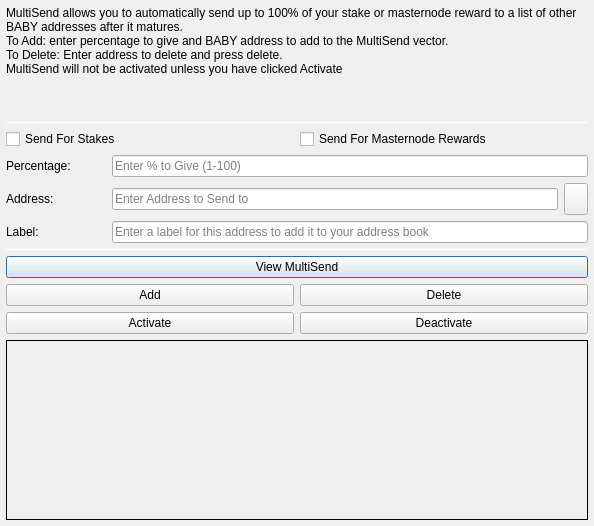
<?xml version="1.0" encoding="UTF-8"?>
<ui version="4.0">
 <class>MultiSendDialog</class>
 <widget class="QDialog" name="MultiSendDialog">
  <property name="windowModality">
   <enum>Qt::NonModal</enum>
  </property>
  <property name="geometry">
   <rect>
    <x>0</x>
    <y>0</y>
    <width>594</width>
    <height>526</height>
   </rect>
  </property>
  <property name="windowTitle">
   <string>MultiSend</string>
  </property>
  <layout class="QVBoxLayout" name="verticalLayout" stretch="0">
   <property name="leftMargin">
    <number>6</number>
   </property>
   <property name="topMargin">
    <number>6</number>
   </property>
   <property name="rightMargin">
    <number>6</number>
   </property>
   <property name="bottomMargin">
    <number>6</number>
   </property>
   <item>
    <layout class="QVBoxLayout" name="verticalLayout_Main" stretch="1,1,1,0,1,1,1">
     <item>
      <widget class="QLabel" name="label_2">
       <property name="lineWidth">
        <number>1</number>
       </property>
       <property name="text">
        <string>MultiSend allows you to automatically send up to 100% of your stake or masternode reward to a list of other BABY addresses after it matures.
To Add: enter percentage to give and BABY address to add to the MultiSend vector.
To Delete: Enter address to delete and press delete.
MultiSend will not be activated unless you have clicked Activate</string>
       </property>
       <property name="alignment">
        <set>Qt::AlignLeading|Qt::AlignLeft|Qt::AlignTop</set>
       </property>
       <property name="wordWrap">
        <bool>true</bool>
       </property>
      </widget>
     </item>
     <item>
      <widget class="Line" name="line">
       <property name="minimumSize">
        <size>
         <width>0</width>
         <height>1</height>
        </size>
       </property>
       <property name="maximumSize">
        <size>
         <width>16777215</width>
         <height>1</height>
        </size>
       </property>
       <property name="orientation">
        <enum>Qt::Horizontal</enum>
       </property>
      </widget>
     </item>
     <item>
      <layout class="QVBoxLayout" name="verticalLayout_Settings">
       <item>
        <layout class="QHBoxLayout" name="horizontalLayout">
         <item>
          <widget class="QCheckBox" name="multiSendStakeCheckBox">
           <property name="text">
            <string>Send For Stakes</string>
           </property>
          </widget>
         </item>
         <item>
          <widget class="QCheckBox" name="multiSendMasternodeCheckBox">
           <property name="text">
            <string>Send For Masternode Rewards</string>
           </property>
          </widget>
         </item>
        </layout>
       </item>
       <item>
        <layout class="QHBoxLayout" name="horizontalLayout_6">
         <item>
          <widget class="QLabel" name="label">
           <property name="minimumSize">
            <size>
             <width>100</width>
             <height>0</height>
            </size>
           </property>
           <property name="toolTip">
            <string>Percentage of stake to send</string>
           </property>
           <property name="text">
            <string>Percentage:</string>
           </property>
          </widget>
         </item>
         <item>
          <widget class="QLineEdit" name="multiSendPercentEdit">
           <property name="toolTip">
            <string>Enter whole numbers 1 - 100</string>
           </property>
           <property name="placeholderText">
            <string>Enter % to Give (1-100)</string>
           </property>
          </widget>
         </item>
        </layout>
       </item>
       <item>
        <layout class="QHBoxLayout" name="horizontalLayout_7">
         <item>
          <widget class="QLabel" name="label_5">
           <property name="minimumSize">
            <size>
             <width>100</width>
             <height>0</height>
            </size>
           </property>
           <property name="toolTip">
            <string>Address to send portion of stake to</string>
           </property>
           <property name="text">
            <string>Address:</string>
           </property>
          </widget>
         </item>
         <item>
          <widget class="QLineEdit" name="multiSendAddressEdit">
           <property name="toolTip">
            <string/>
           </property>
           <property name="placeholderText">
            <string>Enter Address to Send to</string>
           </property>
          </widget>
         </item>
         <item>
          <widget class="QToolButton" name="addressBookButton">
           <property name="maximumSize">
            <size>
             <width>16777215</width>
             <height>32</height>
            </size>
           </property>
           <property name="toolTip">
            <string>Choose an address from the address book</string>
           </property>
           <property name="text">
            <string/>
           </property>
           <property name="icon">
            <iconset resource="../baby.qrc">
             <normaloff>:/icons/address-book</normaloff>:/icons/address-book</iconset>
           </property>
           <property name="shortcut">
            <string>Alt+A</string>
           </property>
          </widget>
         </item>
        </layout>
       </item>
      </layout>
     </item>
     <item>
      <layout class="QHBoxLayout" name="horizontalLayout_3">
       <item>
        <widget class="QLabel" name="label_3">
         <property name="minimumSize">
          <size>
           <width>100</width>
           <height>0</height>
          </size>
         </property>
         <property name="text">
          <string>Label:</string>
         </property>
        </widget>
       </item>
       <item>
        <widget class="QLineEdit" name="labelAddressLabelEdit">
         <property name="placeholderText">
          <string>Enter a label for this address to add it to your address book</string>
         </property>
        </widget>
       </item>
      </layout>
     </item>
     <item>
      <widget class="Line" name="line_2">
       <property name="minimumSize">
        <size>
         <width>0</width>
         <height>1</height>
        </size>
       </property>
       <property name="maximumSize">
        <size>
         <width>16777215</width>
         <height>1</height>
        </size>
       </property>
       <property name="orientation">
        <enum>Qt::Horizontal</enum>
       </property>
      </widget>
     </item>
     <item>
      <layout class="QVBoxLayout" name="verticalLayout_Buttons">
       <item>
        <layout class="QHBoxLayout" name="horizontalLayout_4">
         <item>
          <widget class="QPushButton" name="viewButton">
           <property name="toolTip">
            <string/>
           </property>
           <property name="statusTip">
            <string>View MultiSend Vector</string>
           </property>
           <property name="text">
            <string>View MultiSend</string>
           </property>
          </widget>
         </item>
        </layout>
       </item>
       <item>
        <layout class="QHBoxLayout" name="horizontalLayout_2">
         <item>
          <widget class="QPushButton" name="addButton">
           <property name="toolTip">
            <string/>
           </property>
           <property name="statusTip">
            <string>Add to MultiSend Vector</string>
           </property>
           <property name="text">
            <string>Add</string>
           </property>
          </widget>
         </item>
         <item>
          <widget class="QPushButton" name="deleteButton">
           <property name="toolTip">
            <string/>
           </property>
           <property name="statusTip">
            <string>Delete Address From MultiSend Vector</string>
           </property>
           <property name="text">
            <string>Delete</string>
           </property>
          </widget>
         </item>
        </layout>
       </item>
       <item>
        <layout class="QHBoxLayout" name="horizontalLayout_5">
         <item>
          <widget class="QPushButton" name="activateButton">
           <property name="statusTip">
            <string>Activate MultiSend</string>
           </property>
           <property name="text">
            <string>Activate</string>
           </property>
          </widget>
         </item>
         <item>
          <widget class="QPushButton" name="disableButton">
           <property name="statusTip">
            <string>Deactivate MultiSend</string>
           </property>
           <property name="text">
            <string>Deactivate</string>
           </property>
          </widget>
         </item>
        </layout>
       </item>
      </layout>
     </item>
     <item>
      <widget class="QLabel" name="message">
       <property name="minimumSize">
        <size>
         <width>0</width>
         <height>180</height>
        </size>
       </property>
       <property name="frameShape">
        <enum>QFrame::Panel</enum>
       </property>
       <property name="frameShadow">
        <enum>QFrame::Plain</enum>
       </property>
       <property name="lineWidth">
        <number>1</number>
       </property>
       <property name="midLineWidth">
        <number>1</number>
       </property>
       <property name="text">
        <string/>
       </property>
       <property name="alignment">
        <set>Qt::AlignLeading|Qt::AlignLeft|Qt::AlignTop</set>
       </property>
       <property name="wordWrap">
        <bool>true</bool>
       </property>
      </widget>
     </item>
    </layout>
   </item>
  </layout>
 </widget>
 <resources>
  <include location="../baby.qrc"/>
 </resources>
 <connections/>
</ui>
